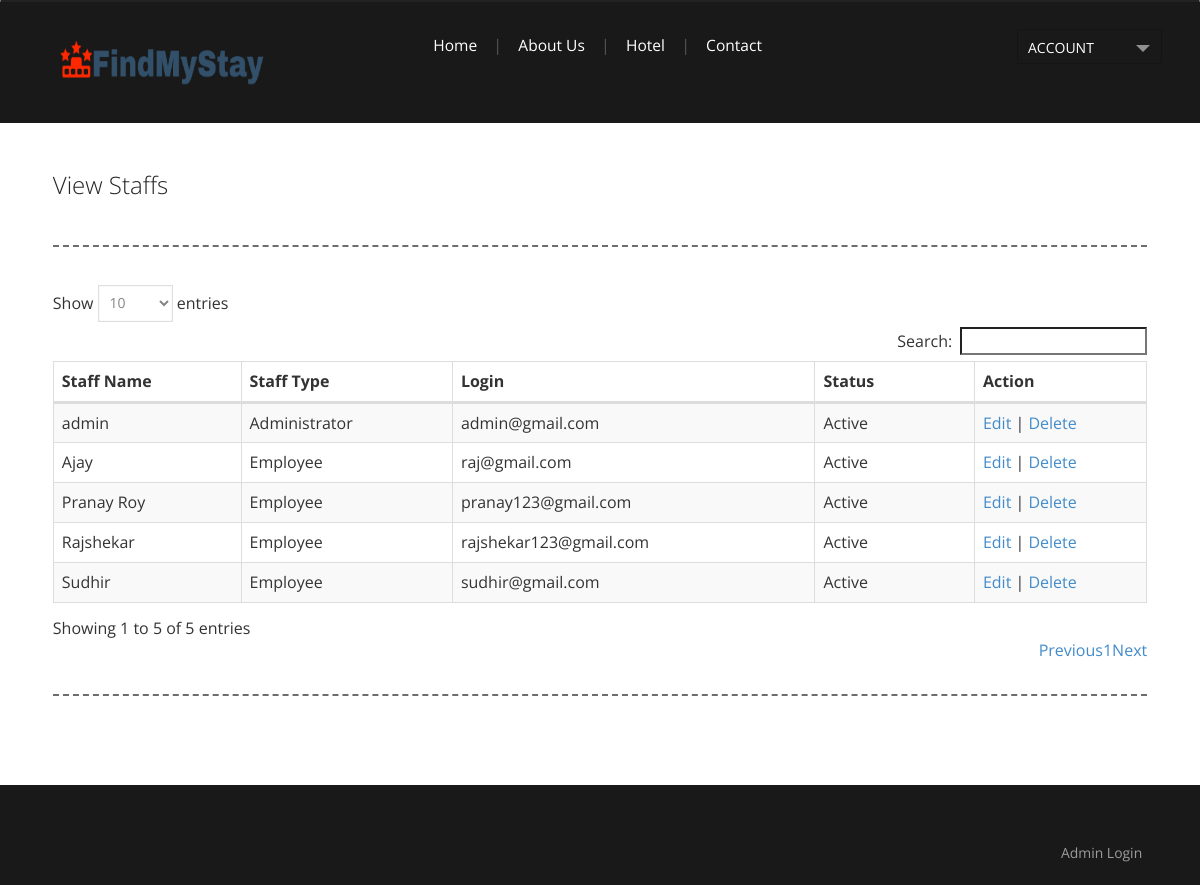
The app's page /viewstaff.php with its own data.
### tables this page shows
CREATE TABLE `staff` (
  `staffid` int(10) NOT NULL,
  `staffname` varchar(25) NOT NULL,
  `stafftype` varchar(20) NOT NULL,
  `loginid` varchar(25) NOT NULL,
  `password` varchar(100) NOT NULL,
  `status` varchar(10) NOT NULL
);

### viewstaff.php (the view, shortened to what this page needs)
<?php
include("header.php");
?>
<div class="main_bg">
<div class="wrap">
	<div class="main">
		<div class="res_online">
			<h4>View Staffs</h4>
		</div>
			<div class="span_of_2">
				<table id="dataTables" class="table table-striped table-bordered" cellspacing="0" width="100%">
					<thead>
						<tr>
							<th>Staff Name</th>
							<th>Staff Type</th>
							<th>Login</th>
							<th>Status</th>
							<th>Action</th>
						</tr>
					</thead>
					<tbody>
					<?php
					$sql = "SELECT * FROM staff";
					$qsql = mysqli_query($con,$sql);
					while($rs = mysqli_fetch_array($qsql))
					{
						echo "<tr>
							<td>$rs[staffname]</td>
							<td>$rs[stafftype]</td>
							<td>$rs[loginid]</td>
							<td>$rs[status]</td>
							<td> <a href='staff.php?editid=$rs[staffid]'>Edit</a> | <a href='viewstaff.php?delid=$rs[staffid]' onclick='return confirmdelete()'>Delete</a></td>
						</tr>";
					}
					?>
					</tbody>
				</table>
			</div>
	</div>
</div>
</div>
<?php
include("datatable.php");
include("footer.php");
?>

### css/style.css (style rules this page uses)
html,body,div,span,applet,object,iframe,h1,h2,h3,h4,h5,h6,p,blockquote,pre,a,abbr,acronym,address,big,cite,code,del,dfn,em,img,ins,kbd,q,s,samp,small,strike,strong,sub,sup,tt,var,b,u,i,dl,dt,dd,ol,nav ul,nav li,fieldset,form,label,legend,caption,article,aside,canvas,details,embed,figure,figcaption,footer,header,hgroup,menu,nav,output,ruby,section,summary,time,mark,audio,video { margin:0;padding:0;border:0;font-size:100%;font:inherit;vertical-align:baseline; }
a { text-decoration:none; }
body { font-family: 'Open Sans', sans-serif; background:#ffffff; font-size: 100%; }
.wrap { margin:0 auto; width:80%; -moz-transition:all .2s linear; -webkit-transition:all .2s linear; -o-transition:all .2s linear; -ms-transition:all .2s linear; }
.main_bg { margin-top: -5px; background: #ffffff; }
.main { padding: 4% 2%; }
.res_online h4 { text-transform: capitalize; font-size: 1.5em; color: #252525; font-weight: 100; margin-bottom: 15px; }
.span_of_2 { padding: 4% 0; margin: 6% 0; border-bottom: 2px dashed rgb(109, 109, 109); border-top: 2px dashed rgb(109, 109, 109); }
@media only screen and (max-width: 1366px) { .wrap { width:95%; } }
@media only screen and (max-width: 1366px) { .span_of_2 { padding: 3% 0; margin: 4% 0; } }
@media only screen and (max-width: 1280px) { .wrap { width:95%; } }

### css/fwslider.css (style rules this page uses)
@media only screen and (max-width: 1366px) { .wrap { width:95%; } }

### records on screen
staff: staffname "admin", stafftype "Administrator", loginid "admin@gmail.com", status "Active"
staff: staffname "Ajay", stafftype "Employee", loginid "raj@gmail.com", status "Active"
staff: staffname "Rajshekar", stafftype "Employee", loginid "rajshekar123@gmail.com", status "Active"
staff: staffname "Sudhir", stafftype "Employee", loginid "sudhir@gmail.com", status "Active"
staff: staffname "Pranay Roy", stafftype "Employee", loginid "pranay123@gmail.com", status "Active"
